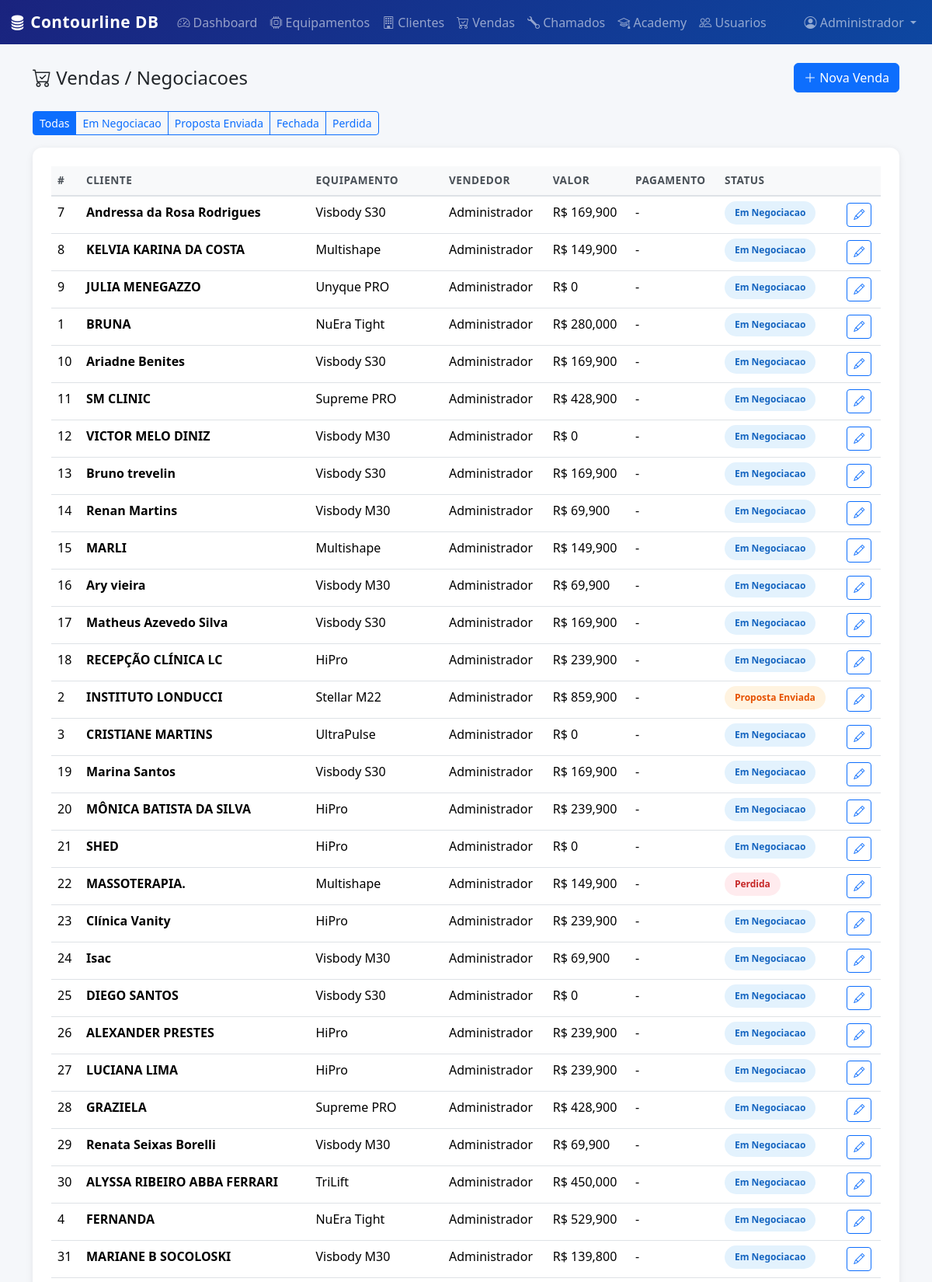
The page /vendas (signed in, upper part) on the database its author committed.
### models.py (models this page shows, shortened)
class Usuario(UserMixin, db.Model):
    __tablename__ = 'usuarios'
    id = db.Column(db.Integer, primary_key=True)
    nome = db.Column(db.String(120), nullable=False)
    email = db.Column(db.String(120), unique=True, nullable=False)
    senha_hash = db.Column(db.String(256), nullable=False)
    cargo = db.Column(db.String(50), nullable=False, default='vendedor')  # admin, vendedor, tecnico, marketing
    ativo = db.Column(db.Boolean, default=True)
    criado_em = db.Column(db.DateTime, default=lambda: datetime.now(timezone.utc))
    vendas = db.relationship('Venda', backref='vendedor', lazy='dynamic', foreign_keys='Venda.vendedor_id')
    chamados = db.relationship('Chamado', backref='tecnico', lazy='dynamic', foreign_keys='Chamado.tecnico_id')

class Venda(db.Model):
    __tablename__ = 'vendas'
    id = db.Column(db.Integer, primary_key=True)
    cliente_id = db.Column(db.Integer, db.ForeignKey('clientes.id'), nullable=False)
    equipamento_id = db.Column(db.Integer, db.ForeignKey('equipamentos.id'), nullable=False)
    vendedor_id = db.Column(db.Integer, db.ForeignKey('usuarios.id'), nullable=False)
    valor = db.Column(db.Float, nullable=False)
    tipo_pagamento = db.Column(db.String(50))  # À vista, Parcelado, Leasing, Financiamento
    parcelas = db.Column(db.Integer, default=1)
    status = db.Column(db.String(30), default='em_negociacao')  # em_negociacao, proposta_enviada, fechada, perdida
    rd_deal_id = db.Column(db.String(80))  # ID da negociação no RD Station
    data_venda = db.Column(db.DateTime)
    observacoes = db.Column(db.Text)
    criado_em = db.Column(db.DateTime, default=lambda: datetime.now(timezone.utc))
    atualizado_em = db.Column(db.DateTime, default=lambda: datetime.now(timezone.utc), onupdate=lambda: datetime.now(timezone.utc))

class Cliente(db.Model):
    __tablename__ = 'clientes'
    id = db.Column(db.Integer, primary_key=True)
    razao_social = db.Column(db.String(200), nullable=False)
    nome_fantasia = db.Column(db.String(200))
    cnpj = db.Column(db.String(20), unique=True)
    contato_nome = db.Column(db.String(120))
    contato_email = db.Column(db.String(120))
    contato_telefone = db.Column(db.String(20))
    endereco = db.Column(db.String(300))
    cidade = db.Column(db.String(100))
    estado = db.Column(db.String(2))
    segmento = db.Column(db.String(80))  # Clínica Dermatológica, Clínica Estética, Hospital, etc.
    rd_station_id = db.Column(db.String(80))  # ID no RD Station CRM
    observacoes = db.Column(db.Text)
    ativo = db.Column(db.Boolean, default=True)
    criado_em = db.Column(db.DateTime, default=lambda: datetime.now(timezone.utc))
    atualizado_em = db.Column(db.DateTime, default=lambda: datetime.now(timezone.utc), onupdate=lambda: datetime.now(timezone.utc))
    vendas = db.relationship('Venda', backref='cliente', lazy='dynamic')
    chamados = db.relationship('Chamado', backref='cliente', lazy='dynamic')
    alunos_academy = db.relationship('AlunoAcademy', backref='cliente', lazy='dynamic')

class Equipamento(db.Model):
    __tablename__ = 'equipamentos'
    id = db.Column(db.Integer, primary_key=True)
    nome = db.Column(db.String(120), nullable=False)
    fabricante = db.Column(db.String(120))
    categoria = db.Column(db.String(80))  # Laser, Luz Pulsada, Radiofrequência, Ultrassom, Criolipólise, etc.
    registro_anvisa = db.Column(db.String(60))
    origem = db.Column(db.String(60))  # Israel, EUA, etc.
    tecnologia = db.Column(db.Text)
    indicacoes = db.Column(db.Text)  # Indicações clínicas
    diferenciais = db.Column(db.Text)
    preco_tabela = db.Column(db.Float)
    ativo = db.Column(db.Boolean, default=True)
    criado_em = db.Column(db.DateTime, default=lambda: datetime.now(timezone.utc))
    vendas = db.relationship('Venda', backref='equipamento', lazy='dynamic')
    chamados = db.relationship('Chamado', backref='equipamento', lazy='dynamic')

### app.py (the view)
    @app.route('/vendas')
    @login_required
    @cargo_required('admin', 'vendedor', 'marketing')
    def vendas_lista():
        status = request.args.get('status', '')
        query = Venda.query
        if status:
            query = query.filter_by(status=status)
        vendas = query.order_by(Venda.criado_em.desc()).all()
        return render_template('vendas/lista.html', vendas=vendas, status_selecionado=status)

### templates/vendas/lista.html (shortened to what this page needs)
{% extends "base.html" %}
{% block content %}
<div class="container">
    <div class="d-flex justify-content-between align-items-center mb-4">
        <h4 class="mb-0"><i class="bi bi-cart-check"></i> Vendas / Negociacoes</h4>
        <a href="{{ url_for('venda_nova') }}" class="btn btn-primary"><i class="bi bi-plus-lg"></i> Nova Venda</a>
    </div>
    <div class="mb-3">
        <div class="btn-group" role="group">
            <a href="{{ url_for('vendas_lista') }}" class="btn btn-sm {{ 'btn-primary' if not status_selecionado else 'btn-outline-primary' }}">Todas</a>
            <a href="{{ url_for('vendas_lista', status='em_negociacao') }}" class="btn btn-sm {{ 'btn-primary' if status_selecionado == 'em_negociacao' else 'btn-outline-primary' }}">Em Negociacao</a>
            <a href="{{ url_for('vendas_lista', status='proposta_enviada') }}" class="btn btn-sm {{ 'btn-primary' if status_selecionado == 'proposta_enviada' else 'btn-outline-primary' }}">Proposta Enviada</a>
            <a href="{{ url_for('vendas_lista', status='fechada') }}" class="btn btn-sm {{ 'btn-primary' if status_selecionado == 'fechada' else 'btn-outline-primary' }}">Fechada</a>
            <a href="{{ url_for('vendas_lista', status='perdida') }}" class="btn btn-sm {{ 'btn-primary' if status_selecionado == 'perdida' else 'btn-outline-primary' }}">Perdida</a>
        </div>
    </div>
    <div class="table-container">
        <div class="table-responsive">
            <table class="table table-hover mb-0">
                <thead>
                    <tr>
                        <th>#</th>
                        <th>Cliente</th>
                        <th>Equipamento</th>
                        <th>Vendedor</th>
                        <th>Valor</th>
                        <th>Pagamento</th>
                        <th>Status</th>
                        <th></th>
                    </tr>
                </thead>
                <tbody>
                    {% for v in vendas %}
                    <tr>
                        <td>{{ v.id }}</td>
                        <td><strong>{{ v.cliente.razao_social[:30] }}</strong></td>
                        <td>{{ v.equipamento.nome }}</td>
                        <td>{{ v.vendedor.nome }}</td>
                        <td>R$ {{ "{:,.0f}".format(v.valor) }}</td>
                        <td>{{ v.tipo_pagamento or '-' }}{% if v.parcelas and v.parcelas > 1 %} ({{ v.parcelas }}x){% endif %}</td>
                        <td><span class="badge-status badge-{{ v.status }}">{{ v.status | replace('_', ' ') | title }}</span></td>
                        <td><a href="{{ url_for('venda_editar', id=v.id) }}" class="btn btn-sm btn-outline-primary"><i class="bi bi-pencil"></i></a></td>
                    </tr>
                    {% else %}
                    <tr><td colspan="8" class="text-center text-muted py-4">Nenhuma venda encontrada.</td></tr>
                    {% endfor %}
                </tbody>
            </table>
        </div>
    </div>
</div>
{% endblock %}

### templates/base.html (shortened to what this page needs)
<!DOCTYPE html>
<html lang="pt-BR">
<head>
    <link href="https://cdn.jsdelivr.net/npm/bootstrap@5.3.3/dist/css/bootstrap.min.css" rel="stylesheet">
    <link href="https://cdn.jsdelivr.net/npm/bootstrap-icons@1.11.3/font/bootstrap-icons.min.css" rel="stylesheet">
    <link href="{{ url_for('static', filename='css/style.css') }}" rel="stylesheet">
</head>
<body>
{% if current_user.is_authenticated %}
<nav class="navbar navbar-expand-lg navbar-dark bg-contourline">
    <div class="container-fluid">
        <a class="navbar-brand fw-bold" href="{{ url_for('dashboard') }}">
            <i class="bi bi-database-fill"></i> Contourline DB
        </a>
        <div class="collapse navbar-collapse" id="navbarNav">
            <ul class="navbar-nav me-auto">
                <li class="nav-item">
                    <a class="nav-link" href="{{ url_for('dashboard') }}"><i class="bi bi-speedometer2"></i> Dashboard</a>
                </li>
                <li class="nav-item">
                    <a class="nav-link" href="{{ url_for('equipamentos_lista') }}"><i class="bi bi-cpu"></i> Equipamentos</a>
                </li>
                <li class="nav-item">
                    <a class="nav-link" href="{{ url_for('clientes_lista') }}"><i class="bi bi-building"></i> Clientes</a>
                </li>
                {% if current_user.cargo in ['admin', 'vendedor', 'marketing'] %}
                <li class="nav-item">
                    <a class="nav-link" href="{{ url_for('vendas_lista') }}"><i class="bi bi-cart-check"></i> Vendas</a>
                </li>
                {% endif %}
                <li class="nav-item">
                    <a class="nav-link" href="{{ url_for('chamados_lista') }}"><i class="bi bi-wrench"></i> Chamados</a>
                </li>
                <li class="nav-item">
                    <a class="nav-link" href="{{ url_for('academy_lista') }}"><i class="bi bi-mortarboard"></i> Academy</a>
                </li>
                {% if current_user.cargo == 'admin' %}
                <li class="nav-item">
                    <a class="nav-link" href="{{ url_for('admin_usuarios') }}"><i class="bi bi-people"></i> Usuarios</a>
                </li>
                {% endif %}
            </ul>
            <ul class="navbar-nav">
                <li class="nav-item dropdown">
                    <a class="nav-link dropdown-toggle" href="#" role="button" data-bs-toggle="dropdown">
                        <i class="bi bi-person-circle"></i> {{ current_user.nome }}
                    </a>
                </li>
            </ul>
        </div>
    </div>
</nav>
{% endif %}
<main class="container-fluid py-4">
    {% block content %}{% endblock %}
</main>
</body>
</html>

### static/css/style.css (style rules this page uses)
:root { --cl-primary: #1a237e; --cl-secondary: #0d47a1; --cl-accent: #00bcd4; --cl-success: #2e7d32; --cl-warning: #f57f17; --cl-danger: #c62828; --cl-light: #f5f7fa; --cl-dark: #1a1a2e; }
body { background-color: var(--cl-light); font-family: 'Segoe UI', system-ui, -apple-system, sans-serif; }
.bg-contourline { background: linear-gradient(135deg, var(--cl-primary), var(--cl-secondary)) !important; }
.navbar-brand { font-size: 1.3rem; letter-spacing: 0.5px; }
.table-container { background: white; border-radius: 12px; padding: 1.5rem; box-shadow: 0 2px 10px rgba(0, 0, 0, 0.08); }
.table th { background-color: #f8f9fa; border-bottom: 2px solid #dee2e6; font-weight: 600; font-size: 0.85rem; text-transform: uppercase; letter-spacing: 0.5px; color: #495057; }
.badge-status { padding: 0.4rem 0.8rem; border-radius: 20px; font-size: 0.75rem; font-weight: 600; }
.badge-em_negociacao { background-color: #e3f2fd; color: #1565c0; }
.badge-proposta_enviada { background-color: #fff3e0; color: #e65100; }
.badge-perdida { background-color: #ffebee; color: #c62828; }

### rows shown on the page
Usuario: nome "Administrador"
Venda: id "7", cliente "Andressa da Rosa Rodrigues", equipamento.nome "Visbody S30", vendedor.nome "Administrador", valor "169,900", tipo_pagamento "-", status "Em Negociacao"
Venda: id "8", cliente "KELVIA KARINA DA COSTA", equipamento.nome "Multishape", vendedor.nome "Administrador", valor "149,900", tipo_pagamento "-", status "Em Negociacao"
Venda: id "9", cliente "JULIA MENEGAZZO", equipamento.nome "Unyque PRO", vendedor.nome "Administrador", valor "0", tipo_pagamento "-", status "Em Negociacao"
Venda: id "1", cliente "BRUNA", equipamento.nome "NuEra Tight", vendedor.nome "Administrador", valor "280,000", tipo_pagamento "-", status "Em Negociacao"
Venda: id "10", cliente "Ariadne Benites", equipamento.nome "Visbody S30", vendedor.nome "Administrador", valor "169,900", tipo_pagamento "-", status "Em Negociacao"
Venda: id "11", cliente "SM CLINIC", equipamento.nome "Supreme PRO", vendedor.nome "Administrador", valor "428,900", tipo_pagamento "-", status "Em Negociacao"
Venda: id "12", cliente "VICTOR MELO DINIZ", equipamento.nome "Visbody M30", vendedor.nome "Administrador", valor "0", tipo_pagamento "-", status "Em Negociacao"
Venda: id "13", cliente "Bruno trevelin", equipamento.nome "Visbody S30", vendedor.nome "Administrador", valor "169,900", tipo_pagamento "-", status "Em Negociacao"
Venda: id "14", cliente "Renan Martins", equipamento.nome "Visbody M30", vendedor.nome "Administrador", valor "69,900", tipo_pagamento "-", status "Em Negociacao"
Venda: id "15", cliente "MARLI", equipamento.nome "Multishape", vendedor.nome "Administrador", valor "149,900", tipo_pagamento "-", status "Em Negociacao"
Venda: id "16", cliente "Ary vieira", equipamento.nome "Visbody M30", vendedor.nome "Administrador", valor "69,900", tipo_pagamento "-", status "Em Negociacao"
Venda: id "17", cliente "Matheus Azevedo Silva", equipamento.nome "Visbody S30", vendedor.nome "Administrador", valor "169,900", tipo_pagamento "-", status "Em Negociacao"
Venda: id "18", cliente "RECEPÇÃO CLÍNICA LC", equipamento.nome "HiPro", vendedor.nome "Administrador", valor "239,900", tipo_pagamento "-", status "Em Negociacao"
Venda: id "2", cliente "INSTITUTO LONDUCCI", equipamento.nome "Stellar M22", vendedor.nome "Administrador", valor "859,900", tipo_pagamento "-", status "Proposta Enviada"
Venda: id "3", cliente "CRISTIANE MARTINS", equipamento.nome "UltraPulse", vendedor.nome "Administrador", valor "0", tipo_pagamento "-", status "Em Negociacao"
Venda: id "19", cliente "Marina Santos", equipamento.nome "Visbody S30", vendedor.nome "Administrador", valor "169,900", tipo_pagamento "-", status "Em Negociacao"
Venda: id "20", cliente "MÔNICA BATISTA DA SILVA", equipamento.nome "HiPro", vendedor.nome "Administrador", valor "239,900", tipo_pagamento "-", status "Em Negociacao"
Venda: id "21", cliente "SHED", equipamento.nome "HiPro", vendedor.nome "Administrador", valor "0", tipo_pagamento "-", status "Em Negociacao"
Venda: id "22", cliente "MASSOTERAPIA.", equipamento.nome "Multishape", vendedor.nome "Administrador", valor "149,900", tipo_pagamento "-", status "Perdida"
Venda: id "23", cliente "Clínica Vanity", equipamento.nome "HiPro", vendedor.nome "Administrador", valor "239,900", tipo_pagamento "-", status "Em Negociacao"
Venda: id "24", cliente "Isac", equipamento.nome "Visbody M30", vendedor.nome "Administrador", valor "69,900", tipo_pagamento "-", status "Em Negociacao"
Venda: id "25", cliente "DIEGO SANTOS", equipamento.nome "Visbody S30", vendedor.nome "Administrador", valor "0", tipo_pagamento "-", status "Em Negociacao"
Venda: id "26", cliente "ALEXANDER PRESTES", equipamento.nome "HiPro", vendedor.nome "Administrador", valor "239,900", tipo_pagamento "-", status "Em Negociacao"
Venda: id "27", cliente "LUCIANA LIMA", equipamento.nome "HiPro", vendedor.nome "Administrador", valor "239,900", tipo_pagamento "-", status "Em Negociacao"
Venda: id "28", cliente "GRAZIELA", equipamento.nome "Supreme PRO", vendedor.nome "Administrador", valor "428,900", tipo_pagamento "-", status "Em Negociacao"
Venda: id "29", cliente "Renata Seixas Borelli", equipamento.nome "Visbody M30", vendedor.nome "Administrador", valor "69,900", tipo_pagamento "-", status "Em Negociacao"
Venda: id "30", cliente "ALYSSA RIBEIRO ABBA FERRARI", equipamento.nome "TriLift", vendedor.nome "Administrador", valor "450,000", tipo_pagamento "-", status "Em Negociacao"
Venda: id "4", cliente "FERNANDA", equipamento.nome "NuEra Tight", vendedor.nome "Administrador", valor "529,900", tipo_pagamento "-", status "Em Negociacao"
Venda: id "31", cliente "MARIANE B SOCOLOSKI", equipamento.nome "Visbody M30", vendedor.nome "Administrador", valor "139,800", tipo_pagamento "-", status "Em Negociacao"
